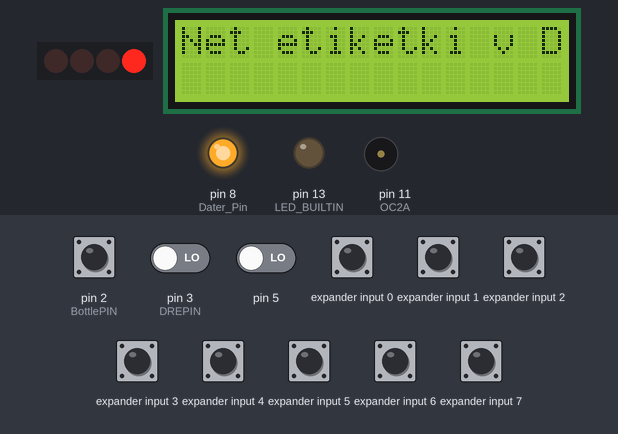
Simulated run of this sketch. Board: Arduino Nano, built with avr-gcc and run on an emulated ATmega328P. Parts: 4 port-expander outputs drawn as a row of LEDs (first output left, lit = HIGH), 16×2 character LCD, output pins drawn as LEDs (lit = HIGH), buzzer (waves = sounding). Wiring (inferred from the names in the program): PCF8574 port expander at I2C address 0x26. Wiring (inferred from the signals the program sends): row of LEDs: on Q4, Q5, Q6, Q7; 4×4 keypad with keys 1 2 3 A 4 5 6 B 7 8 9 C * 0 # D (labels assumed): rows Q4, Q5, Q6, Q7; columns Q0, Q1, Q2, Q3. The test bench sets the inputs (shaded band); at power-on: expander input 0–7 HIGH, pin 2 (BottlePIN), pin 3 (DREPIN), pin 5 LOW.

Above: at 1.2 s.
1.3 s: expander input 0 pulled LOW for 0.15 s
4.4 s: expander input 1 pulled LOW for 0.15 s
7.5 s: expander input 2 pulled LOW for 0.15 s
10.6 s: pin 2 (BottlePIN) pulled HIGH for 0.15 s
13.7 s: expander input 0 pulled LOW for 0.15 s
At 15.3 s:
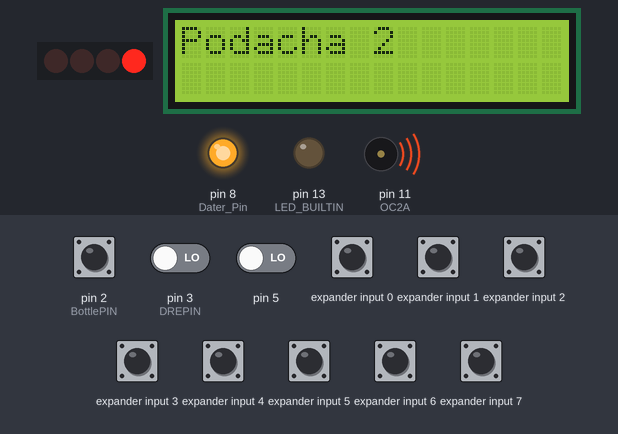
Timing chart, 0 to 16.8 s (numbered marks = the images above; inputs shaded):
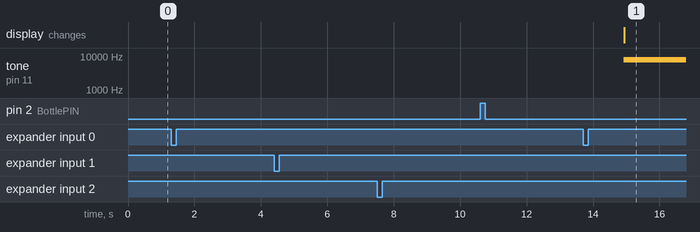

The sketch:

BigEt.ino
```cpp
/* Программа модной разливайки */

#include <Wire.h>                          //  Подключаем библиотеку для работы с шиной I2C
#include <EEPROM.h>
#include <LiquidCrystal_I2C.h>             //  Подключаем библиотеку для работы с LCD дисплеем по шине I2C
#include "keyboard.h"

#define BottlePIN 2 // Пин датчика бутылки
#define DREPIN 3 // Пин датчика разрыва этикетки
#define OC1A  5 // Вход таймера 1 (счётчика)
#define OC2A  11 // Выход таймера 2 (генератора)
#define RunButton 4
#define Dater_Pin 8

#define MENU 0
#define EDIT 1
#define READY 2
#define PODACHA_1 3
#define PODACHA_2 4
#define STOP 5

LiquidCrystal_I2C lcd(0x27,16,2);          //  Объявляем  объект библиотеки, указывая параметры дисплея (адрес I2C = 0x27, количество столбцов = 16, количество строк = 2)

volatile boolean feed_permit = false; // флаг разрешения подачи этикетки
volatile byte waiting_counter = 0; // счётчик задержки подачи
volatile byte stepper_done = false; // флаг выполнения задания шаговым двигателем

volatile byte Zaderjka_podachi;
volatile byte Skorost_podachi;
volatile byte Max_podacha;
volatile byte Porog_datchika_RE;
volatile byte Vylet_etiketki;

volatile byte state = MENU;
byte key;
unsigned int EditTemp;
char CurrentParam = 0;
unsigned int DPRctr  = 0;
unsigned int ParamValue;
char* Params[] = {
  "Zaderjka podachi",
  "Skorost' podachi",
  "Max podacha",
  "Porog datchika RE",
  "Vylet etiketki"
  };

struct Tusk{
  byte busy = 0;
  unsigned int pause = 0;
  void (*handler)(void);
};

Tusk Queue[4];


byte ParsMaxNum = sizeof(Params)/sizeof(Params[0])-1;

byte getXPosition(unsigned int value)
{
  if (value < 10) return 19;
  if (value < 100) return 18;
  if (value < 1000) return 17;
  if (value < 10000) return 16;
  if (value < 100000) return 15;
}

void printParamValue(unsigned int pv){
  lcd.setCursor(getXPosition(pv), 2);
  lcd.print(pv);
}

void InitTimers(void){
  /* Timer 0 */
  TCCR0A = 0; // Обычный режим.
  OCR0A = 255; //
  TIMSK0 = (1<<OCIE0A); // Прерывание по совпадению.
  TCCR0B = (1<<WGM02) | (1<<CS02) | (0<<CS01) | (1<<CS00); // CRC режим, предделитель 1024.
  /* Timer 1. Сброс управляющих регистров. */
  TCNT1 = 0; // Начальное значение счётчика.
  TCCR1A = 0; // Переход в общий режим. Значение при запуске контроллера: 0b00000001 - режим ШИМ.
  TCCR1B = 0; // Выключение таймера. Значение при запуске контроллера: 0b00000011 - запущен с предделителем 64.
  /* Timer 2. Сброс управляющих регистров. */
  TCCR2A = 0; // Переход в общий режим. Значение при запуске контроллера: 0b00000001 - режим ШИМ.
  TCCR2B = 0; // Выключение таймера. Значение при запуске контроллера: 0b00000100 - запущен с предделителем 64.
}

void Stepper(unsigned int distance, byte speed){
  /*  Timer 1 */
  TCNT1 = 0; // Начальное значение счётчика.
  OCR1A = distance; // Порог сброса счётчика, и генерации прерывания.
  TCCR1B = (1<<WGM12) | (1<<CS12) | (1<<CS11) | (1<<CS10); // CRC режим, внешний источник тактового сигнала.
  TIMSK1 = (1 << OCIE1A); // Включить прерывание по совпадению со счётчиком.
  /* Timer 2 */
  TCNT2 = 0; // Начальное значение счётчика.
  OCR2A  = 255 - speed; // Установка длительности импульсов.
  /*  Режим генерации.
   *  COM2A0=1 - Изменение состояния вывода OC2A на противоположное при совпадении с регистром OCR2A.
   *  WGM22:0=010 - Режим обновления счётчика TCNT2 при совпадении с регистром OCR2A (СRС режим).
   */
  TCCR2A = (1<<COM2A0) | (1<<WGM21);
  TCCR2B = (1<<CS22) | (1<<CS21) | (1<<CS20); // 111 - CLK/1024 / Установка предделителя на 64, и разрешение генерации.
}

// Обработчик прерывания Таймера 1 (счётчик шагов).
ISR(TIMER1_COMPA_vect){
  TCCR2B = 0; // Остановка генератора (Таймер 2).
  TIMSK1 = 0; // Выключить прерывания Таймера 1.
  TCCR1B = (0<<CS12) | (0<<CS11) | (0<<CS10); // Выключить таймер 1.
  digitalWrite(Dater_Pin, HIGH); // Датировщик выключен.
  stepper_done = true;
}


/* Обработчик датчика бутылки */
void BottleSensor()
{
  if (waiting_counter == 0){
    waiting_counter = Zaderjka_podachi; // установить счётчик задержки подачи
  }
}


/* Обработчик прерывания Таймера 0 (системный таймер).
 Пробуждается через равные интервалы времени.
 */
ISR(TIMER0_COMPA_vect){
  if (waiting_counter == 1) feed_permit = true; // разрешить подачу этикетки
  if (waiting_counter > 0) waiting_counter--; // уменьшить значение счётчика
}


void setup(){
  Serial.begin(9600);
  pinMode(13, OUTPUT);
  pinMode (Dater_Pin, OUTPUT);   // Выход датировщика.
  digitalWrite(Dater_Pin, HIGH); // Датировщик выключен.
  //Wire.begin();
  lcd.init();                            //  Инициируем работу с LCD дисплеем
  lcd.backlight();                       //  Включаем подсветку LCD дисплея
  pinMode(RunButton, INPUT);
  pinMode (OC2A, OUTPUT); // Выход Таймера 2.
  pinMode(BottlePIN, INPUT); // Датчик бутылки
  pinMode(DREPIN, INPUT);
  pinMode (LED_BUILTIN, OUTPUT);
  InitTimers();
}

void loop(){

  /* Навигация по меню */
  if (MENU == state)
  {
    lcd.clear();
    lcd.setCursor(6, 0);
    lcd.print("MENU");
    lcd.setCursor(0, 1);
    lcd.print(CurrentParam+1);
    lcd.print(".");
    lcd.print(Params[CurrentParam]);
    EEPROM.get(CurrentParam*sizeof(ParamValue), ParamValue);
    printParamValue(ParamValue);

    for ( ; ; )
    {
      /* Опрос клавиатуры */
      key = get_key();
      if (key == _C_){
        CurrentParam++;
        if (CurrentParam > ParsMaxNum) CurrentParam = 0;
        break;
      } else
      if (key == _D_){
        CurrentParam--;
        if (CurrentParam < 0) CurrentParam = ParsMaxNum;
        break;
      } else
      if (key == _Sharp_){
        state = EDIT;
        break;
      } else
      if (key == _Star_){
        /* Чтение параметров из долговременной памяти */
        EEPROM.get(0, Zaderjka_podachi);
        EEPROM.get(2, Skorost_podachi);
        EEPROM.get(4, Max_podacha);
        EEPROM.get(6, Porog_datchika_RE);
        EEPROM.get(8, Vylet_etiketki);
        /* Включение датчика бутылки */
        attachInterrupt(0, BottleSensor, FALLING); // Назначение обработчика прерывания по падающему фронту на ножке D2.
        state = READY;
        break;
      }
    }
  }


  /* Редактирование выбранного параметра */
  if (EDIT == state)
  {
    lcd.clear();
    lcd.setCursor(8, 0);
    lcd.print("EDIT");
    lcd.setCursor(0, 1);
    lcd.print(Params[CurrentParam]);
    lcd.setCursor(0, 2);
    lcd.print(">");
    printParamValue(ParamValue);

    for ( ; ; )
    {
      /* Опрос клавиатуры */
      key = get_key();
      if (key < 10){
        long tmp = (long)ParamValue*10 + key;
        ParamValue = (tmp > 65535) ? 65535 : (unsigned int)tmp;
        break;
      } else
      if (key == _A_){
        ParamValue++;
        break;
      } else
      if (key == _B_){
        ParamValue--;
        break;
      } else
      if (key == _Sharp_){
        ParamValue /= 10;
        break;
      } else
      if (key == _Star_){
        EEPROM.put(CurrentParam * sizeof(ParamValue), ParamValue);
        state = MENU;
        break;
      }
    }
  }


  /* Позиция готовности к подаче */
  if (READY == state)
  {
    lcd.clear();
    lcd.setCursor(0, 0);
    /* Опрос ДРЭ */
    if (!digitalRead(3)){
      lcd.print("Net etiketki v DRE");
      digitalWrite(13, LOW);
    } else {
      lcd.print("Ojidanie butylki");
    }

    for ( ; ; )
    {
      digitalWrite(13, digitalRead(3));
      /* Ожидание разрешения на подачу этикетки */
      if (feed_permit){
        feed_permit = false; // сбросить флаг разрешения подачи
        state = PODACHA_1;
        break;
      }
      /* Опрос клавиатуры */
      key = get_key();
      if (key == _Sharp_){
        state = STOP;
        break;
      }
    }
  }


  /* Первая часть подачи этикетки */
  if (PODACHA_1 == state)
  {
    lcd.clear();
    lcd.setCursor(0, 0);
    lcd.print("Podacha 1");
    digitalWrite(Dater_Pin, LOW); // Датировщик включен.
    Stepper(Max_podacha, Skorost_podachi);

    for ( ; ; )
    {
      /* Опрос ДРЭ */
      if (!digitalRead(3)){
        state = PODACHA_2;
        break;
      }
      /* Проверка достижения максимального числа шагов подачи */
      if (stepper_done){
        stepper_done = false;
        lcd.clear();
        lcd.setCursor(0, 0);
        lcd.print("Net DRE!");
        state = READY;
        break;
      }
      /* Опрос клавиатуры */
      key = get_key();
      if (key == _Sharp_){
        state = STOP;
        break;
      }
    }
  }


  /* Вторая часть подачи этикетки */
  if (PODACHA_2 == state)
  {
    lcd.clear();
    lcd.setCursor(0, 0);
    lcd.print("Podacha 2");
    /*  Timer 1 */
    TCNT1 = 0; // Начальное значение счётчика.
    OCR1A = Vylet_etiketki; // Порог сброса счётчика, и генерации прерывания.

    for ( ; ; )
    {
      /* Опрос клавиатуры */
      key = get_key();
      if (key == _Sharp_){
        state = STOP;
        break;
      }
      /* Ожидание окончания подачи */
      if (stepper_done){
        stepper_done = false;
        state = READY;
        break;
      }
    }
  }


  /* Выход из режима подачи этикетки */
  if (STOP == state)
  {
    TCCR2B = 0; // Остановка генератора (Таймер 2).
    TIMSK1 = 0; // Выключить прерывания Таймера 1.
    TCCR1B = (0<<CS12) | (0<<CS11) | (0<<CS10); // Выключить таймер 1.
    digitalWrite(Dater_Pin, HIGH); // Датировщик выключен.
    state = MENU;
  }

}
```

keyboard.h
```cpp
//#include <Wire.h>

#define  address    0x26

#define  row_1        0b11101111
#define  row_2        0b11011111
#define  row_3        0b10111111
#define  row_4        0b01111111
#define  column_no    0b11111111
#define  column_1     0b11111110
#define  column_2     0b11111101
#define  column_3     0b11111011
#define  column_4     0b11110111

#define _A_       10
#define _B_       11
#define _C_       12
#define _D_       13
#define _Star_    14
#define _Sharp_   15
#define _Null_    255
#define _Error_   250

byte read_port(byte row);

 /*
void setup(){
    Wire.begin();
    Serial.begin(9600);
}

void loop(){
  byte i = get_key();
  if (i != _Null_) Serial.println(i);
}
*/

byte read_port(byte adr, byte row){

  // Передача данных по I2C в PCF8574T.
  Wire.beginTransmission(adr);  // Начало процедуры передачи.
  Wire.write(0xFF);             // Добавить в очередь для отправки байт конфигурации порта с подтяжкой всех пинов к плюсу..
  Wire.write(row);              // Добавить в очередь для отправки байт конфигурации порта с нужным номером строки.
  Wire.endTransmission();       // Отправить данные из очереди, и завершить передачу.

  // Чтение данных по I2C из PCF8574T.
  Wire.requestFrom(adr, 1);     // Запросить 1 байт у устройства с адресом adr
  return Wire.read();           // Прочесть и вернуть байт состояния порта.

}

byte get_key(){

  byte input;
  byte key = _Null_;
  static byte old_key;

  input = read_port(address, row_1) | 0xF0;
  if      (input == column_no) {;}
  else if (input == column_1) key = 1;
  else if (input == column_2) key = 2;
  else if (input == column_3) key = 3;
  else if (input == column_4) key = _A_;
  else key = _Error_;

  input = read_port(address, row_2) | 0xF0;
  if      (input == column_no) {;}
  else if (input == column_1) key = 4;
  else if (input == column_2) key = 5;
  else if (input == column_3) key = 6;
  else if (input == column_4) key = _B_;
  else key = _Error_;

  input = read_port(address, row_3) | 0xF0;
  if      (input == column_no) {;}
  else if (input == column_1) key = 7;
  else if (input == column_2) key = 8;
  else if (input == column_3) key = 9;
  else if (input == column_4) key = _C_;
  else key = _Error_;

  input = read_port(address, row_4) | 0xF0;
  if      (input == column_no) {;}
  else if (input == column_1) key = _Star_;
  else if (input == column_2) key = 0;
  else if (input == column_3) key = _Sharp_;
  else if (input == column_4) key = _D_;
  else key = _Error_;

  if (old_key == _Null_ && key != _Null_){
    old_key = key;
    return key;
  }else{
    old_key = key;
    return _Null_;
  }

}
```

Measured:
- after the input at 1.3 s, every drawn part: stays the same
- after the input at 4.4 s, every drawn part: stays the same
- after the input at 10.6 s, every drawn part: stays the same
- after the input at 13.7 s, tone on pin 11 (OC2A): silent → 7813 Hz after 1.2 s; the display: changes after 1.2 s (image 1)
